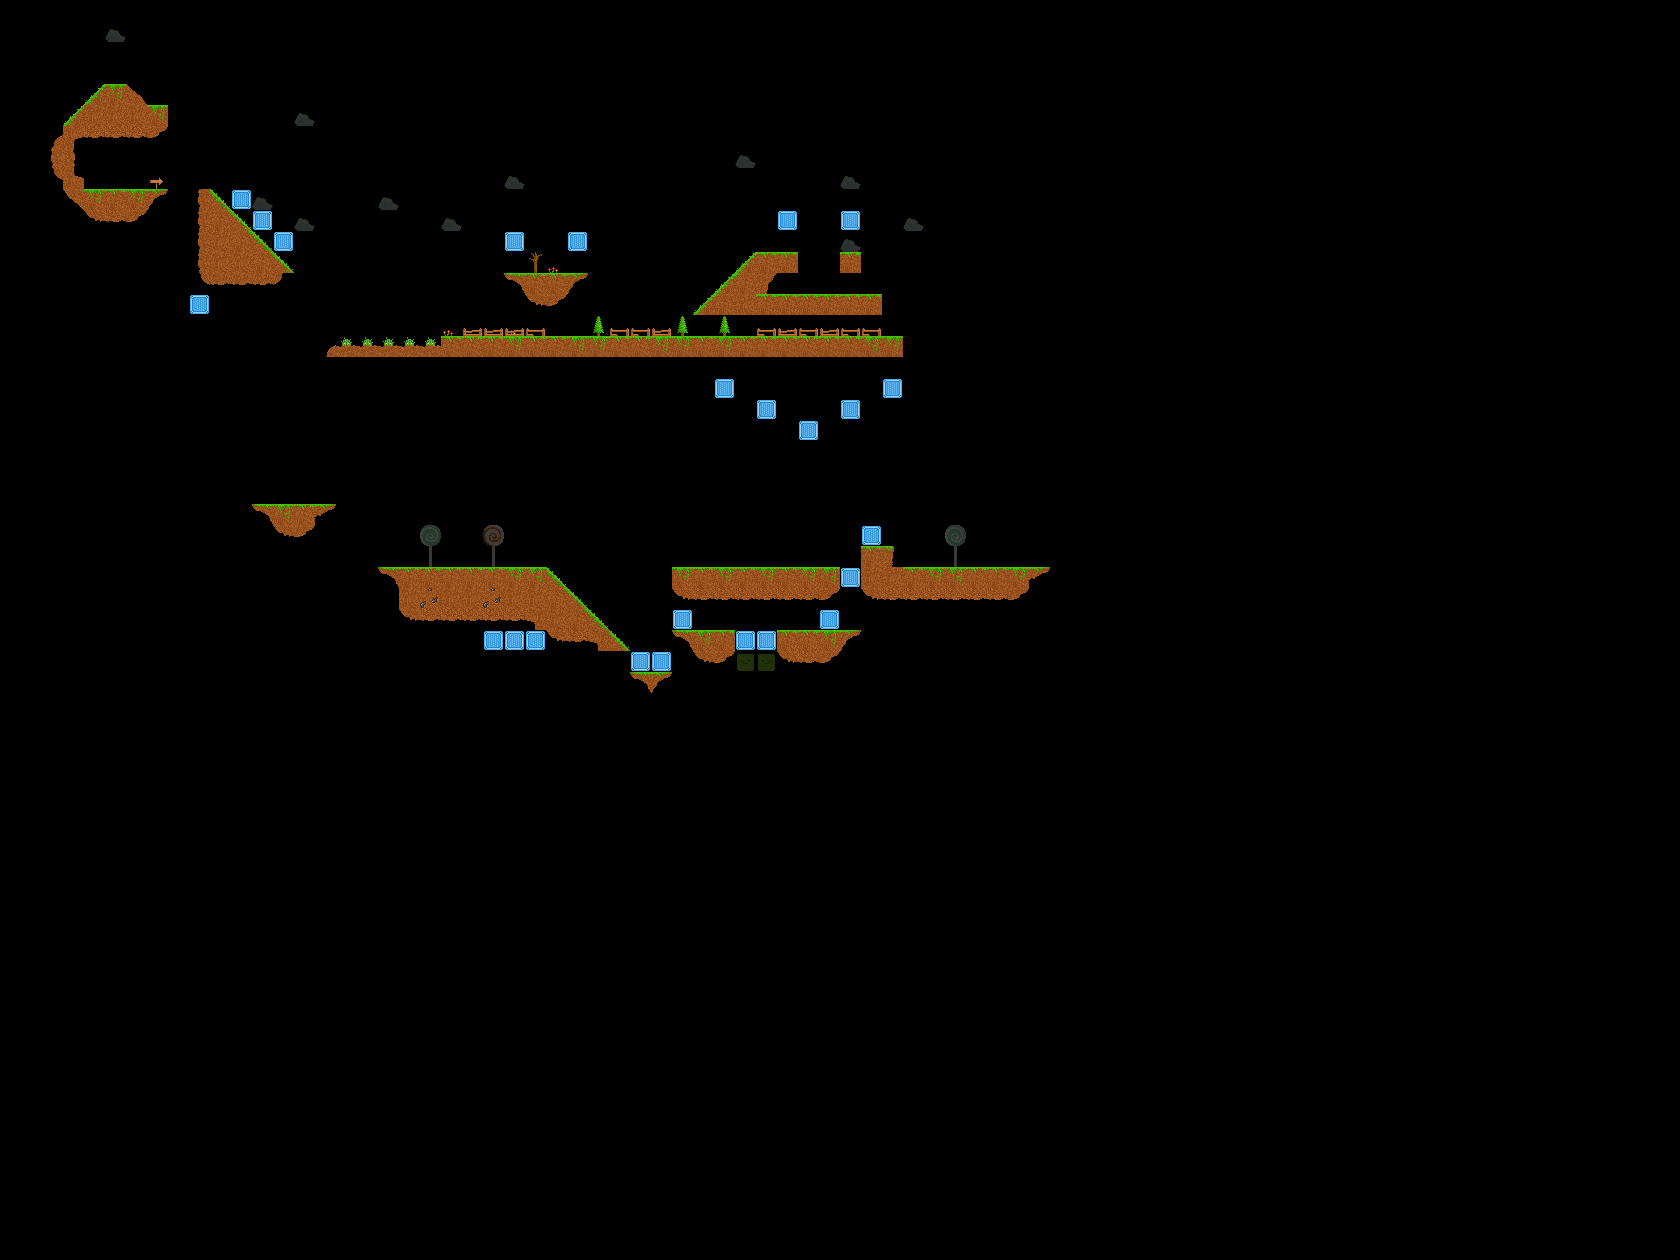

This is a level from a 2D game, rendered from its Tiled map with the project's own tilesets. A one-line summary and the map file follow, with tile-layer data summarised:
An orthogonal 80x60 tile map with 21x21 px tiles, 2 tile layers (Background, Foreground) and 56 objects.

<map version="1.0" orientation="orthogonal" width="80" height="60" tilewidth="21" tileheight="21">
 <properties>
  <property name="player1_pos" value="4,8" />
  <property name="player2_pos" value="8,8" />
  <property name="scale" value="3" />
 </properties>
 <tileset firstgid="1" source="../images/tiles.tsx" />
 <layer name="Background" width="80" height="60">
  <data>[4800 cells, 26 non-empty, 8 distinct tile ids]</data>
 </layer>
 <layer name="Foreground" width="80" height="60">
  <properties>
   <property name="physics" value="true" />
  </properties>
  <data>[4800 cells, 225 non-empty, 35 distinct tile ids]</data>
 </layer>
 <objectgroup name="Physics" width="80" height="60" visible="0">
  <object x="63" y="189" width="105" height="21" />
  <object x="84" y="210" width="63" height="21" />
  <object x="84" y="84" width="63" height="21" />
  <object x="63" y="105" width="105" height="21" />
  <object x="42" y="126" width="21" height="63" />
  <object x="210" y="210">
   <polygon points="0,0 0,63 84,63 0,-21" />
  </object>
  <object x="441" y="336" width="462" height="21" />
  <object x="756" y="294" width="126" height="21" />
  <object x="777" y="252" width="21" height="21" />
  <object x="840" y="252" width="21" height="21" />
  <object x="756" y="252" width="21" height="21" />
  <object x="210" y="273" width="84" height="21" />
  <object x="672" y="567">
   <polygon points="0,0 168,0 168,42 0,42" />
  </object>
  <object x="777" y="630" width="63" height="21" />
  <object x="861" y="567" width="189" height="21" />
  <object x="861" y="588" width="168" height="21" />
  <object x="861" y="546" width="21" height="21" />
  <object x="399" y="567" width="147" height="21" />
  <object x="399" y="609" width="147" height="21" />
  <object x="546" y="567">
   <polygon points="0,0 84,84 0,84" />
  </object>
  <object x="378" y="567" width="21" height="21" />
  <object x="630" y="672" width="42" height="21" />
  <object x="672" y="630" width="63" height="21" />
  <object x="462" y="588" width="84" height="21" />
  <object x="336" y="336" width="105" height="21" />
  <object x="756" y="252">
   <polygon points="0,0 -63,63 0,63" />
  </object>
  <object x="735" y="651" width="42" height="21" />
  <object x="252" y="504" width="84" height="21" />
  <object x="210" y="189">
   <polygon points="0,0 -11,1 -10,88 0,94" />
  </object>
  <object x="504" y="273">
   <polygon points="0,0 84,0 71,13 55,29 35,31 25,26" />
  </object>
 </objectgroup>
 <objectgroup name="Triggers" width="80" height="60" visible="0">
  <object x="337" y="335" width="103" height="4">
   <properties>
    <property name="on_enter" value="test_enter" />
    <property name="on_exit" value="test_exit" />
   </properties>
  </object>
  <object x="633" y="661">
   <properties>
    <property name="on_enter" value="coin_enter" />
   </properties>
   <polygon points="0,0 3,-6 13,-6 14,2 6,7" />
  </object>
  <object x="654" y="661">
   <properties>
    <property name="on_enter" value="coin_enter" />
   </properties>
   <polygon points="0,0 3,-6 13,-6 14,2 6,7" />
  </object>
  <object x="676" y="620">
   <properties>
    <property name="on_enter" value="coin_enter" />
   </properties>
   <polygon points="0,0 3,-6 13,-6 14,2 6,7" />
  </object>
  <object x="759" y="640">
   <properties>
    <property name="on_enter" value="coin_enter" />
   </properties>
   <polygon points="0,0 3,-6 13,-6 14,2 6,7" />
  </object>
  <object x="738" y="639">
   <properties>
    <property name="on_enter" value="coin_enter" />
   </properties>
   <polygon points="0,0 3,-6 13,-6 14,2 6,7" />
  </object>
  <object x="823" y="619">
   <properties>
    <property name="on_enter" value="coin_enter" />
   </properties>
   <polygon points="0,0 3,-6 13,-6 14,2 6,7" />
  </object>
  <object x="864" y="534">
   <properties>
    <property name="on_enter" value="coin_enter" />
   </properties>
   <polygon points="0,0 3,-6 13,-6 14,2 6,7" />
  </object>
  <object x="843" y="577">
   <properties>
    <property name="on_enter" value="coin_enter" />
   </properties>
   <polygon points="0,0 3,-6 13,-6 14,2 6,7" />
  </object>
  <object x="735" y="651" width="41" height="3">
   <properties>
    <property name="on_enter" value="test_enter" />
    <property name="on_exit" value="test_exit" />
   </properties>
  </object>
  <object x="231" y="189">
   <properties>
    <property name="amplitude" value="1" />
    <property name="on_enter" value="coin_enter" />
    <property name="on_update" value="bounce_animation" />
    <property name="tile_layer" value="Foreground" />
   </properties>
   <polygon points="0,0 3,-6 13,-6 14,2 6,7" />
  </object>
  <object x="252" y="213">
   <properties>
    <property name="amplitude" value="1" />
    <property name="on_enter" value="coin_enter" />
    <property name="on_update" value="bounce_animation" />
    <property name="tile_layer" value="Foreground" />
   </properties>
   <polygon points="0,0 3,-6 13,-6 14,2 6,7" />
  </object>
  <object x="274" y="233">
   <properties>
    <property name="amplitude" value="1" />
    <property name="on_enter" value="coin_enter" />
    <property name="on_update" value="bounce_animation" />
    <property name="tile_layer" value="Foreground" />
   </properties>
   <polygon points="0,0 3,-6 13,-6 14,2 6,7" />
  </object>
  <object x="192" y="303">
   <properties>
    <property name="amplitude" value="1" />
    <property name="on_enter" value="coin_enter" />
    <property name="on_update" value="bounce_animation" />
    <property name="tile_layer" value="Foreground" />
   </properties>
   <polygon points="0,0 3,-6 13,-6 14,2 6,7" />
  </object>
  <object x="507" y="238">
   <properties>
    <property name="amplitude" value="1" />
    <property name="on_enter" value="coin_enter" />
    <property name="on_update" value="bounce_animation" />
    <property name="tile_layer" value="Foreground" />
   </properties>
   <polygon points="0,0 3,-6 13,-6 14,2 6,7" />
  </object>
  <object x="570" y="238">
   <properties>
    <property name="amplitude" value="1" />
    <property name="on_enter" value="coin_enter" />
    <property name="on_update" value="bounce_animation" />
    <property name="tile_layer" value="Foreground" />
   </properties>
   <polygon points="0,0 3,-6 13,-6 14,2 6,7" />
  </object>
  <object x="780" y="220">
   <properties>
    <property name="amplitude" value="1" />
    <property name="on_enter" value="coin_enter" />
    <property name="on_update" value="bounce_animation" />
    <property name="tile_layer" value="Foreground" />
   </properties>
   <polygon points="0,0 3,-6 13,-6 14,2 6,7" />
  </object>
  <object x="843" y="220">
   <properties>
    <property name="amplitude" value="1" />
    <property name="on_enter" value="coin_enter" />
    <property name="on_update" value="bounce_animation" />
    <property name="tile_layer" value="Foreground" />
   </properties>
   <polygon points="0,0 3,-6 13,-6 14,2 6,7" />
  </object>
  <object x="886" y="386">
   <properties>
    <property name="amplitude" value="1" />
    <property name="on_enter" value="coin_enter" />
    <property name="on_update" value="bounce_animation" />
    <property name="tile_layer" value="Foreground" />
   </properties>
   <polygon points="0,0 3,-6 13,-6 14,2 6,7" />
  </object>
  <object x="843" y="409">
   <properties>
    <property name="amplitude" value="1" />
    <property name="on_enter" value="coin_enter" />
    <property name="on_update" value="bounce_animation" />
    <property name="tile_layer" value="Foreground" />
   </properties>
   <polygon points="0,0 3,-6 13,-6 14,2 6,7" />
  </object>
  </objectgroup>
</map>
<!-- 6 of 56 objects omitted -->
